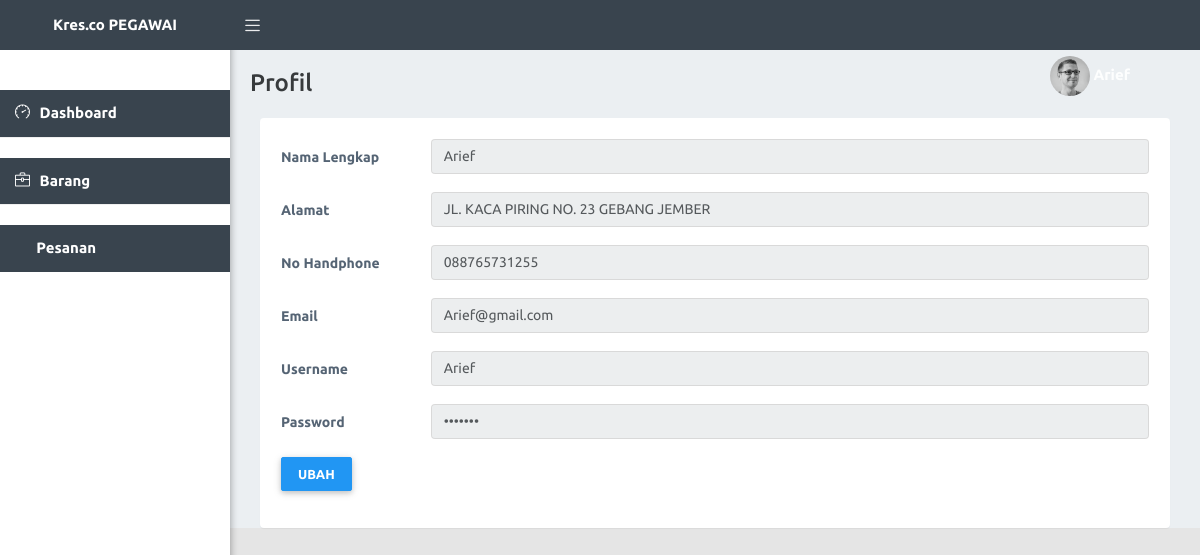
Screenshot of /pegawai/profil.php (signed in) with the database file from the repository.
### tables this page shows
CREATE TABLE `pegawai` (
  `id_pegawai` int(11) NOT NULL,
  `nama_lengkap` varchar(100) NOT NULL,
  `alamat` varchar(150) NOT NULL,
  `no_hp` varchar(12) NOT NULL,
  `email` varchar(50) NOT NULL,
  `username` varchar(20) NOT NULL,
  `password` varchar(20) NOT NULL
);

### pegawai/profil.php (the view, shortened to what this page needs)
<?php
include '../koneksi.php';
?>
<!doctype html>
<html lang="en">
  <head>
    <link href="https://cdn.jsdelivr.net/npm/bootstrap@5.1.3/dist/css/bootstrap.min.css" rel="stylesheet">
<link rel="stylesheet" type="text/css" href="../Assets/icon/themify-icons/themify-icons.css">
<link rel="stylesheet" type="text/css" href="../Assets/icon/icofont/css/icofont.css">
<link rel="stylesheet" type="text/css" href="../Assets/icon/simple-line-icons/css/simple-line-icons.css">
<link rel="stylesheet" type="text/css" href="../Assets/plugins/bootstrap/css/bootstrap.min.css">
<link rel="stylesheet" href="../Assets/plugins/chartist/dist/chartist.css" type="text/css" media="all">
<link href="../Assets/css/svg-weather.css" rel="stylesheet">
<link rel="stylesheet" type="text/css" href="../Assets/css/main.css">
<link rel="stylesheet" type="text/css" href="../Assets/css/responsive.css">
    <link href="../Assets/css/sidebars.css" rel="stylesheet">
  </head>
  <body class="sidebar-mini fixed">
   <div class="wrapper">
      <header class="main-header-top hidden-print">
         <a href="index.php" class="logo"><b>Kres.co PEGAWAI</b></a>
         <nav class="navbar navbar-static-top">
            <a href="#!" data-toggle="offcanvas" class="sidebar-toggle"></a>
            <div class="navbar-custom-menu f-right">
               <ul class="top-nav">
                  <li class="dropdown" style="padding-left: 800px;">
                     <a href="profil.php" data-toggle="dropdown" role="button" aria-haspopup="true" aria-expanded="false" class="dropdown-toggle drop icon-circle drop-image">
                        <span><img class="img-circle " src="../Assets/images/avatar-1.png" style="width:40px;" alt="User Image"></span>
                        <span>
                        <?php
                           $sql = $conn->query ("SELECT * FROM pegawai WHERE id_pegawai ='$_SESSION[id_pegawai]'");
                           while ($data=$sql -> fetch_assoc()) {
                        ?>
                           <b><?php echo $data['username'] ?></b> <?php  } ?>
                           <i class=" icofont icofont-simple-down"></i></span>
                     </a>
                  </li>
               </ul>
            </div>
         </nav>
      </header>
      <aside class="main-sidebar hidden-print ">
         <section class="sidebar" id="sidebar-scroll">
            <ul class="sidebar-menu">
                <li class="nav-level"></li>
                <li class="active treeview">
                    <a class="waves-effect waves-dark" href="index.php">
                        <i class="icon-speedometer"></i><span> Dashboard</span>
                    </a>
                </li>
                <li class="nav-level"></li>
                <li class="active treeview">
                    <a class="waves-effect waves-dark" href="barang/produk.php">
                        <i class="icon-briefcase"></i><span> Barang</span>
                    </a>
                </li>
                <li class="nav-level"></li>
                <li class="active treeview">
                    <a class="waves-effect waves-dark" href="pemesanan/index.php">
                        <i class="icofont icofont-files"></i><span> Pesanan</span>
                    </a>
                </li>
            </ul>
         </section>
      </aside>
      <div class="content-wrapper">
         <div class="container-fluid">
            <div class="row">
               <div class="main-header">
                  <h4>Profil</h4>
               </div>
            </div>
            <div class="container">
            <div class="row">
                <div class="col-md-12">
                    <div class="panel panel-default">
                        <div class="panel-body">
                            <div class="table-responsive">
                                <table class="table table-striped table-bordered table-hover" id="dataTables-example">
            <?php
                $sql = $conn->query ("SELECT * FROM pegawai WHERE id_pegawai ='$_SESSION[id_pegawai]'");
                while ($data=$sql -> fetch_assoc()) {
            ?>
               <div class="card-block">
                           <form>
                              <div class="form-group row">
                                 <label for="example-text-input" class="col-xs-2 col-form-label form-control-label">Nama Lengkap</label>
                                 <div class="col-sm-10">
                                 <input readonly type="text" class="form-control" name="nama_lengkap"  value="<?php echo $data['nama_lengkap'] ?>"/>
                                 </div>
                              </div>
                              <div class="form-group row">
                                 <label for="example-text-input" class="col-xs-2 col-form-label form-control-label">Alamat</label>
                                 <div class="col-sm-10">
                                 <input readonly type="text" class="form-control" name="alamat"  value="<?php echo $data['alamat'] ?>"/>
                                 </div>
                              </div>
                              <div class="form-group row">
                                 <label for="example-text-input" class="col-xs-2 col-form-label form-control-label">No Handphone</label>
                                 <div class="col-sm-10">
                                 <input readonly type="tel" class="form-control" name="no_hp"  value="<?php echo $data['no_hp'] ?>"/>
                                 </div>
                              </div>
                              <div class="form-group row">
                                 <label for="example-text-input" class="col-xs-2 col-form-label form-control-label">Email</label>
                                 <div class="col-sm-10">
                                 <input readonly type="email" class="form-control" name="email"  value="<?php echo $data['email'] ?>"/>
                                 </div>
                              </div>
                              <div class="form-group row">
                                 <label for="example-text-input" class="col-xs-2 col-form-label form-control-label">Username</label>
                                 <div class="col-sm-10">
                                 <input readonly type="text" class="form-control" name="username"  value="<?php echo $data['username'] ?>"/>
                                 </div>
                              </div>
                              <div class="form-group row">
                                 <label for="example-text-input" class="col-xs-2 col-form-label form-control-label">Password</label>
                                 <div class="col-sm-10">
                                 <input readonly type="password" class="form-control" name="password"  value="<?php echo $data['password'] ?>"/>
                                 </div>
                              </div>
                                  <a href="edit_profil.php?username=<?php echo $data['username']; ?>" class="btn btn-primary">Ubah</a>
                           </form>
                        </div>
					<?php  } ?>
          </div>
      </div>
   </div>
</body>
</html>

### Assets/css/sidebars.css (style rules this page uses)
body { min-height: 100vh; min-height: -webkit-fill-available; }
html { height: -webkit-fill-available; }
.dropdown-toggle { outline: 0; }

### Assets/css/generic-class.css (style rules this page uses)
.f-right { float: right !important; }

### Assets/css/menu.css (style rules this page uses)
.top-nav .dropdown-toggle:after { content: initial; }
.main-header-top { background-color: #39444e; }
.nav-level { padding: 10px 0 !important; font-weight: 500; font-size: 13px; color: #2196f3; border-top: 1px solid #efefef; position: relative; }
.nav-level:first-child { margin-top: 20px; border-top: none; }
.main-header-top .navbar .top-nav > li > a { opacity: 0.9; color: #fff; }
.main-header-top .navbar .sidebar-toggle { color: #fff; opacity: 0.9; }
.main-header-top .logo { color: #fff; border-bottom: 0 solid transparent; }
.sidebar-menu > li > a { color: #666; }
.sidebar-menu > li.active > a { color: #fff; font-weight: 600; background: #39444e; }
.fixed .main-header-top, .fixed .main-sidebar, .fixed .left-side { position: fixed; }
.fixed .main-header-top { top: 0; right: 0; left: 0; }
.fixed .content-wrapper { margin-top: 50px; }
.wrapper:before { content: " "; display: table; }
.wrapper:after { content: " "; clear: both; }
.content-wrapper { height: 100%; background-color: #ebeff2; margin-left: 230px; z-index: 820; -webkit-transition: all 0.3s ease-in-out; -moz-transition: all 0.3s ease-in-out; -ms-transition: all 0.3s ease-in-out; transition: all 0.3s ease-in-out; }
.main-header-top { position: relative; max-height: 50px; z-index: 1030; }
.main-header-top > .navbar { margin-bottom: 0; margin-left: 230px; border: none; max-height: 50px; border-radius: 0; padding: 0; background-color: #39444e; }
.main-header-top .sidebar-toggle { float: left; background-color: transparent; background-image: none; padding: 15px; font-family: fontAwesome; position: relative; -webkit-transition: all 0.3s ease; -moz-transition: all 0.3s ease; -ms-transition: all 0.3s ease; transition: all 0.3s ease; max-height: 50px; }
.main-header-top .sidebar-toggle:before { font-family: 'simple-line-icons'; content: "\e601"; font-size: 15px; }
.main-header-top .logo { display: block; width: 230px; height: 50px; font-size: 15px; font-weight: 400; line-height: 50px; text-align: center; padding: 0 15px; float: left; overflow: hidden; }
.main-header-top .top-nav { list-style: none; padding-left: 0; display: inline-block; float: right; margin: 0 10px 0 0; }
.main-header-top .top-nav > li { display: inline-block; position: relative; }
.main-header-top .top-nav > li > a { padding: 15px 20px; line-height: 50px; opacity: 0.9; }
.main-sidebar { position: absolute; top: 0; left: 0; background: #fff; padding-top: 50px; min-height: 100vh; width: 230px; z-index: 810; -webkit-box-shadow: 1px 3px 7px rgba(0, 0, 0, 0.3); box-shadow: 1px 3px 7px rgba(0, 0, 0, 0.3); -webkit-transition: transform 0.3s ease-in-out, width 0.3s ease-in-out; -moz-transition: transform 0.3s ease-in-out, width 0.3s ease-in-out; -ms-transition: transform 0.3s ease-in-out, width 0.3s ease-in-out; transition: transform 0.3s ease-in-out, width 0.3s ease-in-out; }
.sidebar { padding-bottom: 10px; font-size: 16px; }
.sidebar-menu { list-style: none; margin: 0; padding: 0; white-space: nowrap; overflow: hidden; }
.sidebar-menu > li { position: relative; margin: 0; padding: 0; }
.sidebar-menu > li > a { padding: 12px 5px 12px 15px; display: block; position: relative; font-size: 15px; background-color: #fff; }
.sidebar-menu > li > a > i { padding-right: 6px; display: inline; }

### rows the page displays
pegawai: nama_lengkap "Arief", alamat "JL. KACA PIRING NO. 23 GEBANG JEMBER", no_hp "088765731255", email "Arief@gmail.com", username "Arief"
